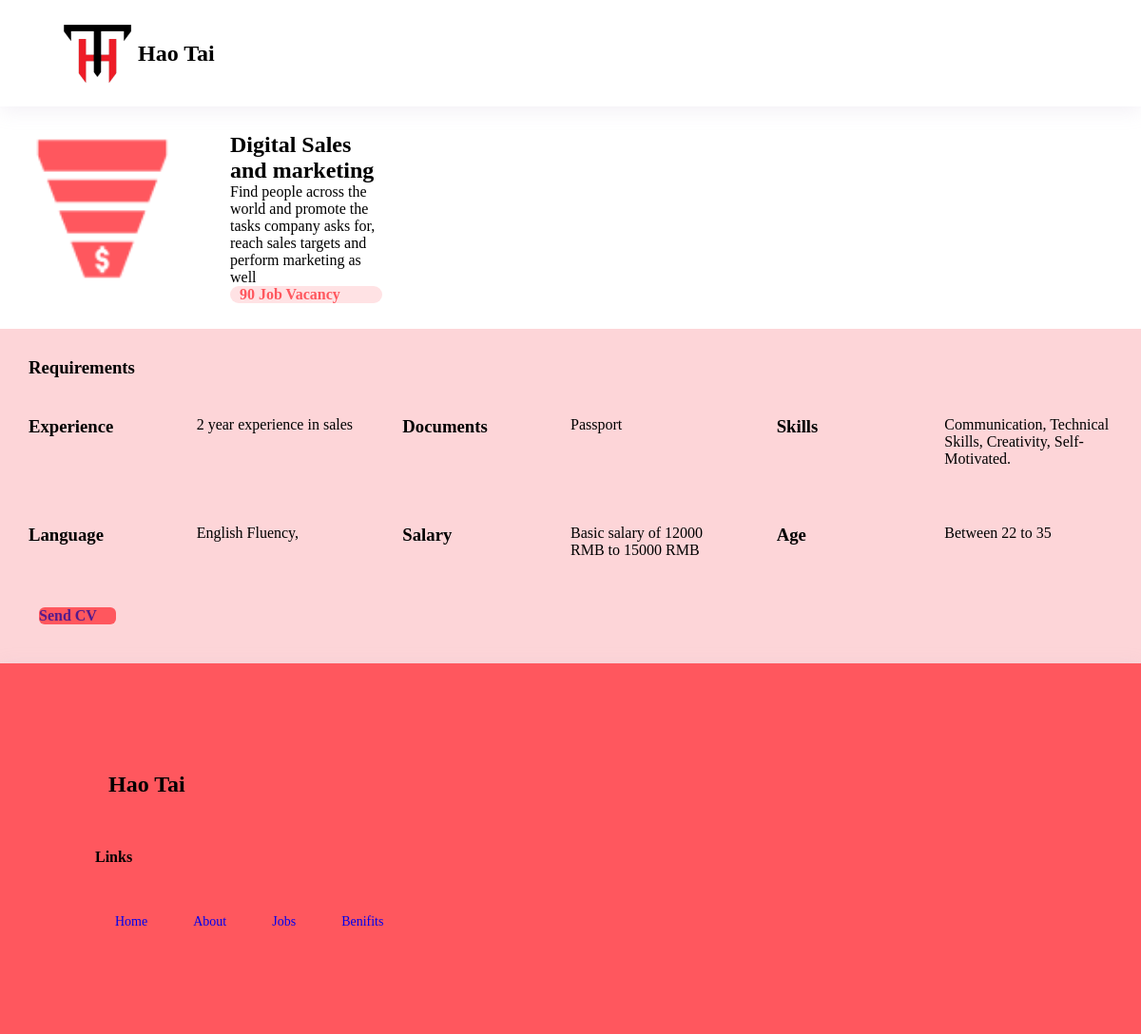
Screenshot of /benefits/4 with the database file from the repository.
### home/models.py (models this page shows)
class Jobsection(models.Model):
    images = models.ImageField(upload_to='Jobsection')
    title = models.CharField(max_length=200)
    descreption = models.TextField()
    vaccency = models.IntegerField()
    experience = models.TextField()
    document = models.TextField()
    skill = models.TextField()
    language = models.TextField()
    salary = models.TextField()
    age = models.TextField()
    Categories = models.ForeignKey('Categories', on_delete=models.CASCADE, related_name='jobs')
    def __str__(self):
        return self.title

### home/views.py (the view)
# urls.py: path('benefits/<int:id>', views.benefits,name = "benefits"),
def benefits(request,id):
    sect = Jobsection.objects.get(id=id)
    print(sect)
    context = {
        'sect':sect
    }
    return render(request, 'benefits.html',context)

### templates/benefits.html (shortened to what this page needs)
{%extends 'base.html'%}
{%load static%}
{%block content%}
    <section class="cateframes">
        <div class="box1">
            <div class="boximg">
                <img src={{sect.images.url}} alt="">
            </div>
             <div class="box0">
                 <h2 class="crypton">{{sect.title}}</h2>
                 <p>{{sect.descreption}}</p>
                 <a href="#"><h4 class="cl">{{sect.vaccency}} Job Vacancy</h4></a>
             </div>
        </div>
    </section>
    <section class="boxthree">
        <div class="benefits1">
            <h3>Requirements</h3>
        </div>
        <div class="boxthreefull">
            <div class="beforearrival">
                <div><h3>Experience</h3></div>
                <div>
                    <ul>
                        <li>{{sect.experience}}</li>
                    </ul>
                </div>
            </div>
            <div class="beforearrival">
                <div> <h3> Documents</h3> </div>
                <div>
                    <ul>
                        <li>{{sect.document}}</li>
                    </ul>
                </div>
            </div>
            <div class="beforearrival">
                <div> <h3>Skills</h3></div>
                <div>
                    <ul>
                        <li>{{sect.skill}}</li>
                    </ul>
                </div>
            </div>
        </div>
    </section>
    <section class="boxthree">
    <div class="boxthreefull">
        <div class="beforearrival">
            <div><h3>Language</h3></div>
            <div>
                <ul>
                    <li>{{sect.language}}</li>
                </ul>
            </div>
        </div>
        <div class="beforearrival">
            <div> <h3> Salary</h3> </div>
            <div>
                <ul>
                    <li>{{sect.salary}}</li>
                </ul>
            </div>
        </div>
        <div class="beforearrival">
            <div> <h3>Age</h3></div>
            <div>
                <ul>
                    <li>Between 22 to 35</li>
                </ul>
            </div>
        </div>
        <a href="" ><h4 class="sendcv"><b> Send CV </b></h4></a>
    </div>
    </section>
    {%endblock%}

### static/style.css (style rules this page uses)
* { margin: 0; padding: 0; }
a { text-decoration: none; }
.cateframes { display: grid; grid-template-columns: repeat(3 ,2fr); }
.cl { background: #FFE2E4; border-radius: 43px; width: 150px; color: #FF575E; padding-left:10px }
.boxthree { display: grid; background-color: #fdd5d8; padding: 86px; }
.benefits1 { margin: 10px; padding: 10px; }
.beforearrival { margin: 10px; padding: 10px; display: grid; grid-template-columns: repeat(2,1fr); }
.boxthreefull { display: grid; grid-template-columns: repeat(3,1fr); }
.beforearrival ul { list-style-image: url(./images/check.png); }
@media screen and (max-width:1880px) { .cateframes { width: 220px; } }

### static/job.css (style rules this page uses)
* { margin: 0; padding: 0; }
a { text-decoration: none; }
ul,li { list-style: none; }
.cateframes { display: grid; grid-template-columns: repeat(3 ,2fr); }
.cl { background: #FFE2E4; border-radius: 43px; width: 150px; color: #FF575E; padding-left:10px }

### static/about.css (style rules this page uses)
* { margin: 0; padding: 0; }
a { text-decoration: none; }
ul,li { list-style: none; }

### static/crypto.css (style rules this page uses)
* { margin: 0; padding: 0; }
a { text-decoration: none; }
ul,li { list-style: none; }
.box1 { display: grid; grid-template-columns: repeat(3,1fr); }
.cl { background: #FFE2E4; border-radius: 43px; width: 150px; color: #FF575E; padding-left:10px }
.sendcv { background-color: #FF575E; border-radius: 6px; width: 81px; margin: 31px; }
.box1 { display: flex; }
.box0 { margin: 26px; padding: 1px; }
.cl { width: 150px; color: #FF575E; padding-left:10px }
.boxthree { display: grid;; padding: 10px; }
.benefits1 { margin: 10px; padding: 10px; }
.beforearrival { margin: 10px; padding: 10px; }
.boxthreefull { display: grid; grid-template-columns: repeat(3,1fr); }
.boximg img { width: 149px; }
.boximg { margin: 33px; }

### rows the page displays
Jobsection: images (picture), title "Digital Sales and marketing", descreption "Find people across the world and promote the tasks company asks for, reach sales targets and perform marketing as well", vaccency "90", experience "2 year experience in sales", document "Passport", skill "Communication, Technical Skills, Creativity, Self-Motivated.", language "English Fluency,", salary "Basic salary of 12000 RMB to 15000 RMB"
